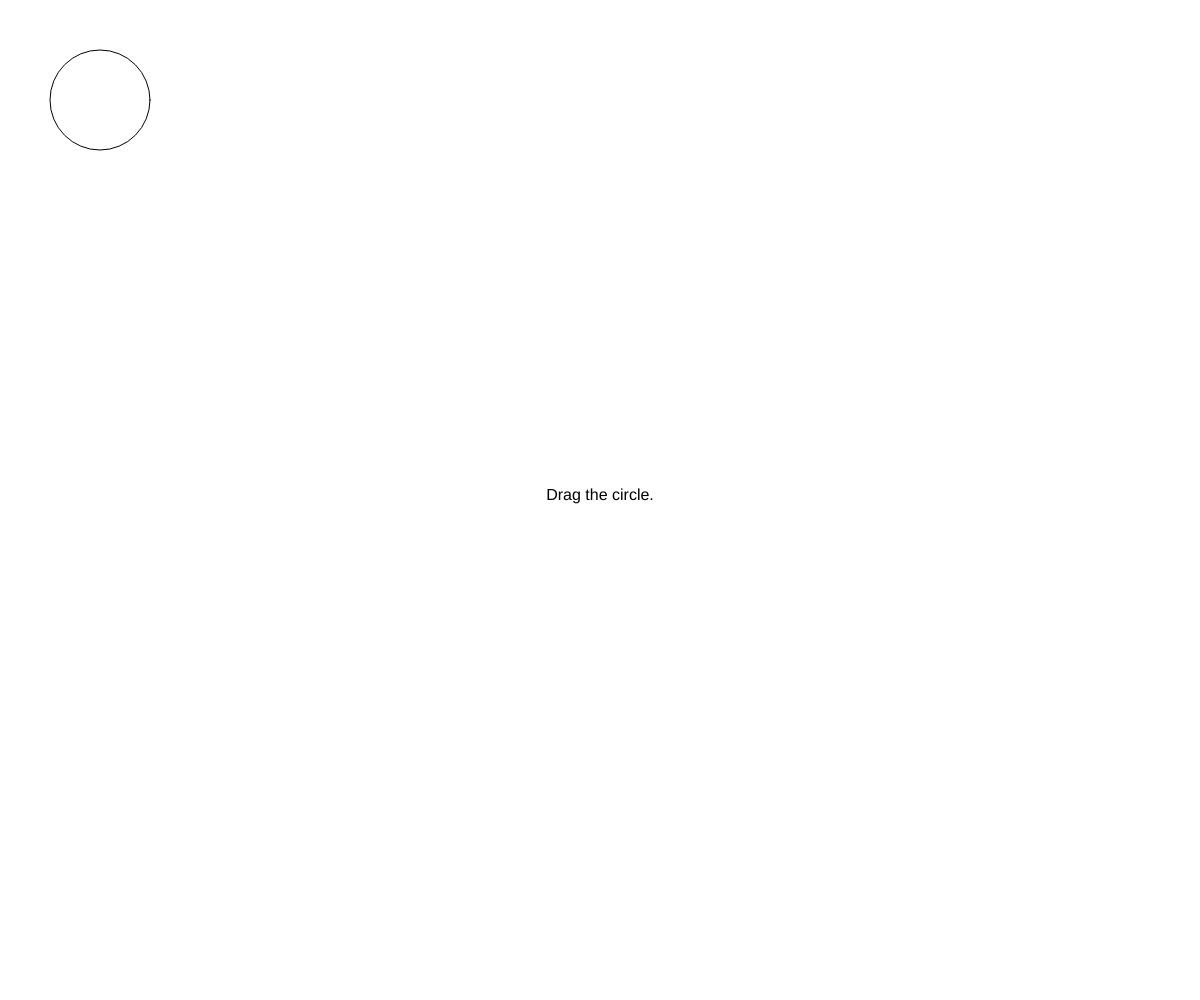
Frame 1 (no input)
Frame 60 (no input): identical to frame 1, image omitted
Frame 120 (the mouse pressed at the canvas centre since frame 60): identical to frame 1, image omitted

The p5.js sketch that drew this single still picture (run headless with seeded random() and noise() and a simulated clock; from frame 60 on, the mouse is pressed at the canvas centre):

// p5.js sketch
// ── sketch.js
const canvasWidth = window.innerWidth;
const canvasHeight = window.innerHeight; 

function setup() {
    createCanvas(canvasWidth, canvasHeight);
    circle(data.x, data.y, data.d);
}

const data = {
    x: 100,
    y: 100,
    d: 100,
    color: 'white'
}

// function mouseClicked(){
//     data.x = mouseX;
//     data.y= mouseY;
// }

function mouseDragged() {
    data.x = mouseX;
    data.y= mouseY;
    } 


function mouseReleased() {
    data.color = 'white';
}

function draw() {
    clear();
    fill(data.color);
    circle(data.x, data.y, data.d);

    // message
    fill('black');
    textAlign(CENTER);
    textSize(16);
    text("Drag the circle.", canvasWidth/2, canvasHeight/2);
}
